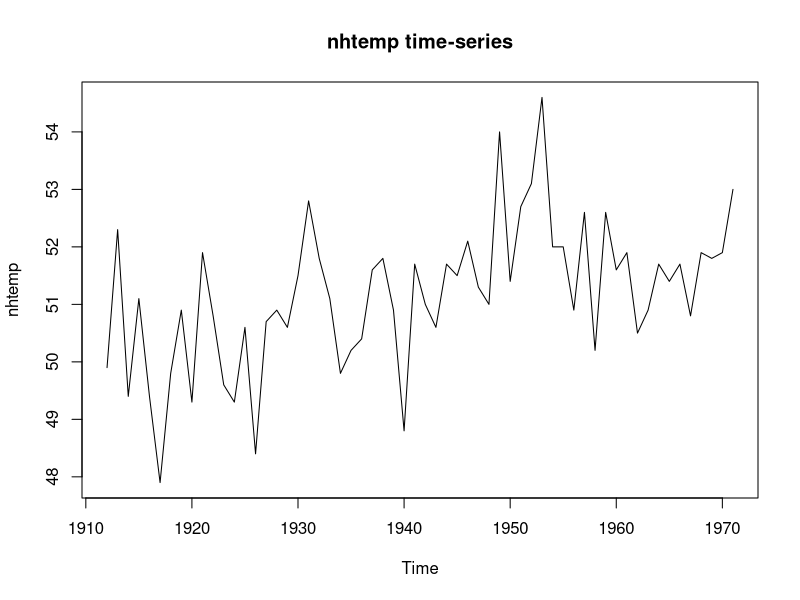
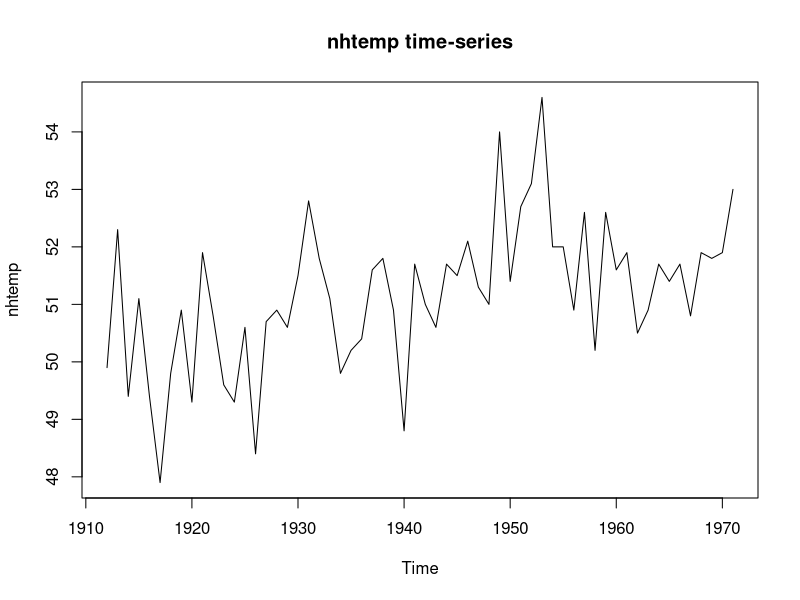
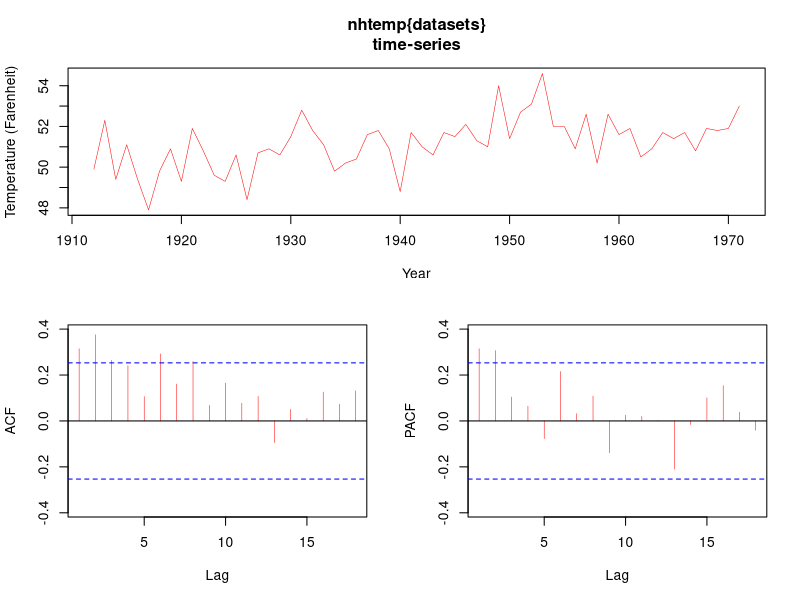
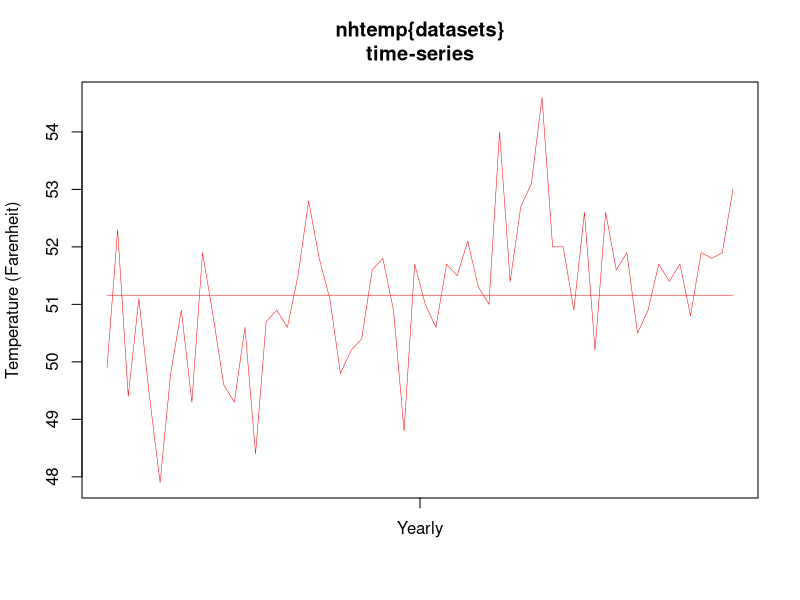
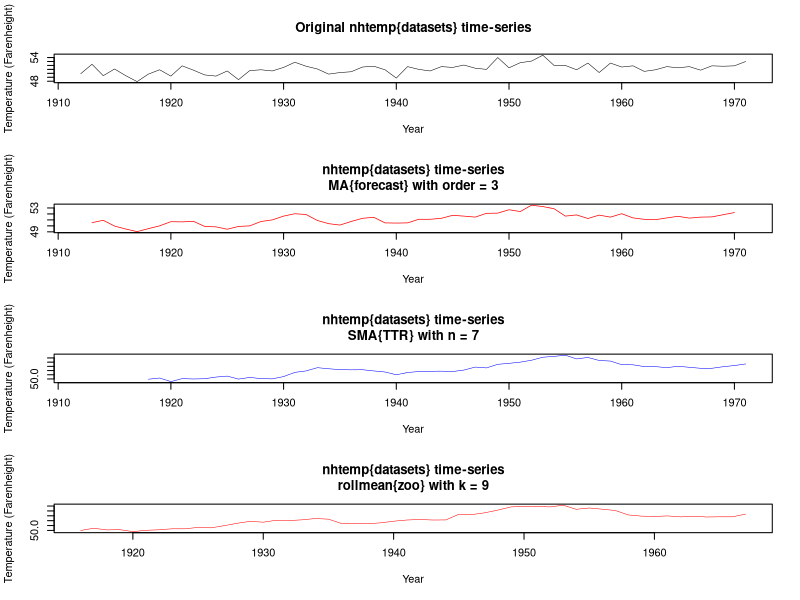
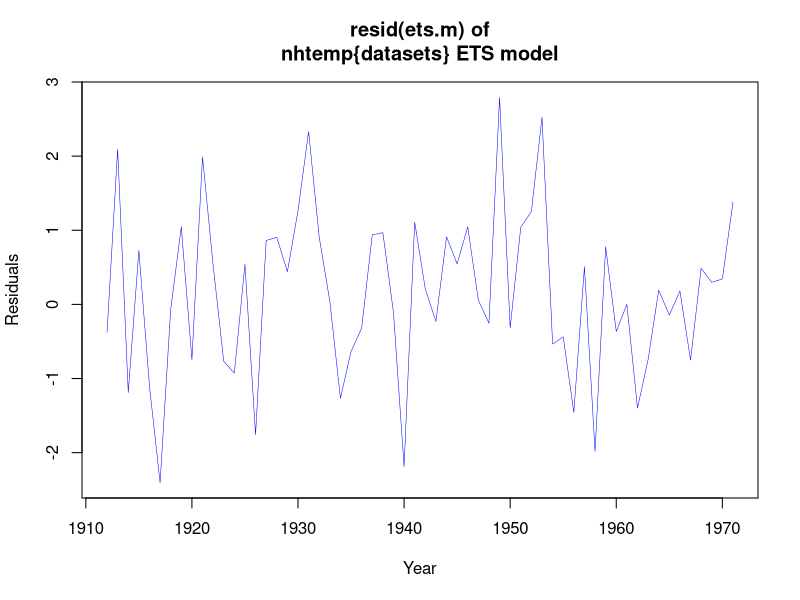
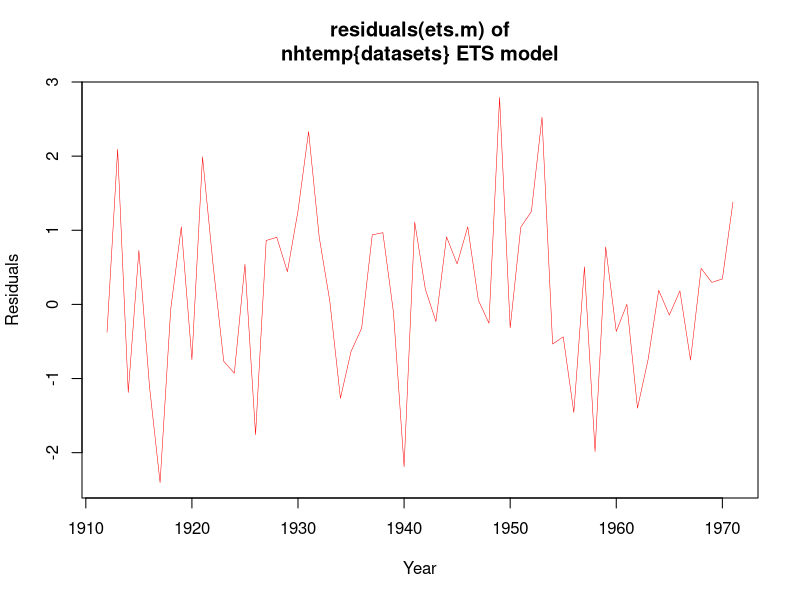
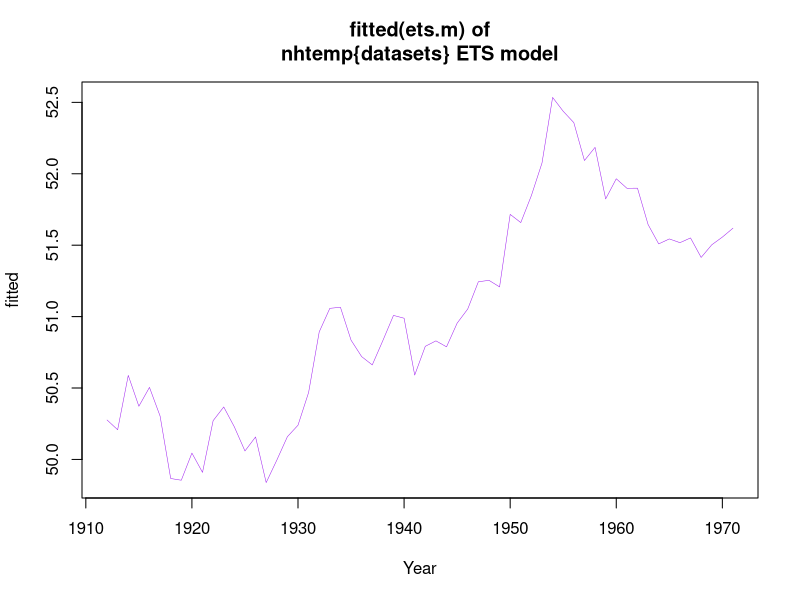

Write the R code that produced these figures, in order. (Note: this script raises an error after producing the figures.)
#----------------------------------------------------------------------------------
# 지수예측모델 ( Exponential forecasting models)
#----------------------------------------------------------------------------------
# 지수예측모델은, 시계열에서 미래수치를 예측하는데, 가장 널리 사용되는 접근법임.
# 다른 모델에 비해 단순하면서도, '단기미래예측'에 있어, 넓은 영역에서 많이 적용됨.
# 
#
# 시계열 성분을 분해(요소분해)하는 방법에 따라서, 지수예측모델을 아래와 같이 구분함 :
#
#   1) 단순지수모델 (simple exponential model) - '단일지수모델' 이라고도 함
#
#         Y[t] = Level[t] + Irregual
#
#       - 추세성분과 계절성분 모두 없지만, 시간[t]에서의 수준(Level = local mean)과
#         불규칙성분(Irregular Component)을 가짐
#
#   2) 이중지수모델 (double exponential model) - 'Holt 지수평활법' 이라고도 함
#         
#         Y[t] = Level[t] + Trend
#
#       - 시간[t]에서의 수준과 추세성분으로 구성된 시계열에 적합
#
#   3) 삼중지수모델 (triple exponential model) - 'Holt-Winters 지수평활법' 이라고도 함
#
#         Y[t] = Level[t] + Trend + Seasonal
#
#       - 시간[t]에서의 수준과 추세, 계절성분으로 구성된 시계열에 적합
#---------------------------------------
# R의 지수예측모델 지원 함수들
#   1) ets{forecast} function : Exponential smoothing state space model
#   2) HoltWinters{stats} function : Holt-Winters Filtering
#   3) ses{forecast} function : Exponential smoothing forecasts
#   4) holt{forecast} function : Exponential smoothing forecasts
#   5) hw{forecast} function : Exponential smoothing forecasts
#   6) tbats{forecast} function : TBATS model
#       Exponential smoothing state space model 
#       with Box-Cox transformation, ARMA errors, Trend and Seasonal components
#---------------------------------------
# 1) ets{forecast} function : Exponential smoothing state space model
#     - 'model' 인자는 '세문자'로 구성됨 (아래 참고)
#       첫문자 : 오차(error) 타입, 두번째 문자 : 추세(trend) 타입, 세번째 문자 : 계절(season) 타입
#       허용문자로는, 
#         (1) A : additive model, (2) M : multiplicative model, (3) N : none, (4) Z : 자동선택
#
#     ets(y, model = "ZZZ", damped = NULL, alpha = NULL, beta = NULL,
#         gamma = NULL, phi = NULL, additive.only = FALSE, lambda = NULL,
#         biasadj = FALSE, lower = c(rep(1e-04, 3), 0.8), 
#         upper = c(rep(0.9999, 3), 0.98), 
#         opt.crit = c("lik", "amse", "mse", "sigma", "mae"), nmse = 3,
#         bounds = c("both", "usual", "admissible"), ic = c("aicc", "aic", "bic"),
#         restrict = TRUE, allow.multiplicative.trend = FALSE,
#         use.initial.values = FALSE, na.action = c("na.contiguous", "na.interp", "na.fail"), ...)
#
#     where,
#         - y : a numeric vector or time series of class ts
#         - model : Usually a three-character string identifying method 
#                   using the framework terminology of Hyndman et al. (2002) and 
#                   Hyndman et al. (2008).
# 
#                   * The first letter  denotes  the 'error'  type   ("A", "M" or "Z").
#                   * The second letter denotes  the 'trend'  type   ("N","A","M" or "Z"). 
#                   * The third letter  denotes  the 'season' type   ("N","A","M" or "Z"). 
#
#                   In all cases, 
#                     * "N"=none, "A"=additive, "M"=multiplicative, "Z"=automatically selected.
#
#                   So, for example, 
#                       * "ANN" is simple exponential smoothing with additive errors, 
#                       * "MAM" is multiplicative Holt-Winters' method with multiplicative errors, 
#                   and so on.
#
#                   It is also possible for the model to be of class "ets", 
#                   and equal to the output from a previous call to ets. 
#                   In this case, the same model is fitted to y 
#                   without re-estimating any smoothing parameters.
#---------------------------------------
# 2) ses{forecast}, holt{forecast}, hw{forecast} functions 
#    - 위 ets() 함수를, 기본설정으로 사전에 지정한, 
#    - 편리하게 사용가능한 함수들.
#    - Returns forecasts and other information for exponential smoothing forecasts applied to y.
#    - ses{forecast}, holt{forecast} and hw{forecast} are simply convenient wrapper functions 
#      for forecast(ets(...)).
#    - An object of class "forecast".
#    - The function summary{base} is used to obtain and print a summary of the results, 
#      while the function plot{graphics} produces a plot of the forecasts and prediction intervals.
#    - The generic accessor functions fitted.values{stats} and residuals{stats}/resid{stats} extract 
#      useful features of the value returned by ets and associated functions.
#    - Usage :
#     
#       ses(y, h = 10, level = c(80, 95), fan = FALSE, initial = c("optimal", "simple"), 
#             alpha = NULL, lambda = NULL, biasadj = FALSE, x = y, ...)
#
#       holt(y, h = 10, damped = FALSE, level = c(80, 95), fan = FALSE,
#             initial = c("optimal", "simple"), exponential = FALSE, alpha = NULL,
#             beta = NULL, phi = NULL, lambda = NULL, biasadj = FALSE, x = y, ...)
#
#       hw(y, h = 2 * frequency(x), seasonal = c("additive", "multiplicative"),
#             damped = FALSE, level = c(80, 95), fan = FALSE, initial = c("optimal", "simple"), 
#             exponential = FALSE, alpha = NULL, beta = NULL, gamma = NULL, phi = NULL, 
#             lambda = NULL, biasadj = FALSE, x = y, ...)
#
#       where,
#           - y	: a numeric vector or time series of class ts
#           - h : number of periods for forecasting
#           - level : confidence level for prediction intervals
#           - lambda : Box-Cox transformation parameter. 
#                      If lambda="auto", then a transformation is automatically selected 
#                      using BoxCox.lambda. The transformation is ignored if NULL. 
#                      otherwise, data transformed before model is estimated.
#           - damped : If TRUE, use a damped trend
#           - *phi : Value of damping parameter if damped=TRUE. 
#                    If NULL, it will be estimated.
#           - exponential : If TRUE, an exponential trend is fitted. 
#                           otherwise, the trend is (locally) linear.
#           - seasonal : Type of seasonality in hw model. "additive" or "multiplicative"
#           - *alpha : Value of smoothing parameter for the level. 
#                      If NULL, it will be estimated.
#           - *beta : Value of smoothing parameter for the trend. 
#                     If NULL, it will be estimated.
#           - *gamma : Value of smoothing parameter for the seasonal component. 
#                      If NULL, it will be estimated.
#---------------------------------------
# 3) HoltWinters{stats} function
#   - Computes Holt-Winters Filtering of a given time series.
#   - Unknown parameters are determined by minimizing the squared prediction error.
#   - Usage :
#       
#       HoltWinters(x, alpha = NULL, beta = NULL, gamma = NULL,
#                   seasonal = c("additive", "multiplicative"),
#                   start.periods = 2, l.start = NULL, b.start = NULL, s.start = NULL,
#                   optim.start = c(alpha = 0.3, beta = 0.1, gamma = 0.1),
#                   optim.control = list())
#
#   - where,
#             - x : An object of class ts
#             - alpha : alpha parameter of Holt-Winters Filter
#             - beta : beta parameter of Holt-Winters Filter. 
#                      If set to FALSE, the function will do exponential smoothing.
#             - gamma : gamma parameter used for the seasonal component.
#                       If set to FALSE, an non-seasonal model is fitted.
#             - seasonal : Character string to select 
#                          an "additive" (the default) or "multiplicative" seasonal model.
#                          The first few characters are sufficient. 
#                          (Only takes effect if gamma is non-zero).
#---------------------------------------
# 4) tbats{forecast} function
#     - Fits a TBATS model applied to y, as described in De Livera, Hyndman & Snyder (2011). 
#     - Parallel processing is used by default to speed up the computations.
#     - Usage :
# 
#         tbats(y, use.box.cox = NULL, use.trend = NULL, use.damped.trend = NULL,
#               seasonal.periods = NULL, use.arma.errors = TRUE,
#               use.parallel = length(y) > 1000, num.cores = 2, bc.lower = 0,
#               bc.upper = 1, biasadj = FALSE, model = NULL, ...)
#     
#     - where,
#           - y : The time series to be forecast. 
#                 Can be numeric, msts or ts. 
#                 Only univariate time series are supported.
#           - use.box.cox : TRUE/FALSE indicates whether to use the Box-Cox transformation or not. 
#                           If NULL then both are tried and the best fit is selected by AIC.
#           - use.trend :  indicates whether to include a trend or not. 
#                          If NULL then both are tried and the best fit is selected by AIC.
#           - use.damped.trend : TRUE/FALSE indicates whether to include a damping parameter 
#                                in the trend or not. 
#                                If NULL then both are tried and the best fit is selected by AIC.
#           - use.arma.errors : TRUE/FALSE indicates whether to include ARMA errors or not. 
#                               If TRUE the best fit is selected by AIC. 
#                               If FALSE then the selection algorithm does not consider ARMA errors.
#           - use.parallel : TRUE/FALSE indicates whether or not to use parallel processing.
#           - num.cores : The number of parallel processes to be used if using parallel processing.
#                         If NULL then the number of logical cores is detected and 
#                         all available cores are used.
#           - model : Output from a previous call to tbats. 
#                     If model is passed, this same model is fitted to y 
#                     without re-estimating any parameters.
#---------------------------------------
# 지수예측모델 유형별 함수들 정리
#   1) 단순지수예측모델
#       - 적용 파라미터 : Level[t]
#       - 함수 : ets(ts, model = 'ANN') or ses(ts)
#   2) 이중지수예측모델
#       - 적용 파라미터 : Level[t], Slope(= Trend)
#       - 함수 : ets(ts, model = 'AAN') or holt(ts)
#   3) 삼중지수예측모델
#       - 적용 파라미터 : Level[t], Slope(= Trend), Seasonal
#       - 함수 : ets(ts, model = 'AAA') or hw(ts)
#----------------------------------------------------------------------------------

#----------------------------------------------------------------------------------
# 1. 단순지수평활법 (simple exponential smoothing)
#----------------------------------------------------------------------------------
# 단기적 미래 예측을 위해, 기존 시계열 자료의 가중평균을 사용.
# 가중치는, 현재에서 -> 과거로 멀리 거슬러 갈수록, 지수적으로 감소하도록 선택
#
# (**주의**) 시계열에 추세(trend)와 계절(season) 성분이 없음을 가정함
#
# 시계열 자료의 관측치는 아래와 같이 기술됨 :
#
#       Y[t] = 시간수준(level) + 불규칙성분(irregular)
#
# Y[t+1]에서의, 1 단계 선행예측(1-step ahead forecasting)은 아래와 같음 :
#
#       Y[t+1] = c0*Y[t] + c1*Y[t-1] + c2*Y[t-2] + c3*Y[t-3] + ...
#
#       where,
#         - 가중치 c[i] = alpha(1 - alpha), (i=0,1,2,..., 0<= alpha <= 1)
#         - 가중치 c[i] 의 합은 1
#         - 1단계 선행 예측치는, 시계열의 현재 수치와 과거 모든 수치의 가중평균이 됨
#         - alpha 파라미터 : 가중치의 감소율을 통제.
#                            if 1에 가까울수록, 최근시점의 관측치에 보다 높은 가중치 부여.
#                            if 0에 가까울수록, 과거시점의 관측치에 보다 높은 가중치 부여.
#                            이 파라미터이 값은 자동선택됨 (적합기준의 최적화를 위해서)
#         - 최적화된 적합기준이란 ? 
#           통상 적합기준은, 실제값(시계열 관측치)과 예측값(적합시킨 모형을 통한) 간의 오차제곱의 합
#---------------------------------------
#

###
# time-series data : nhtemp{datasets}
# 1912 ~ 1971, Conneticut State, New Haven Region's annual mean temperatures (by Farenheit)
# No obvious trend since yearly time-series data doesn't have seasons.
# So, simple exponential model sets fit to this time-series.
#
# 1-step ahead forecasting using ets{forecast} function

library(forecast)
data("nhtemp")

nhtemp

class(nhtemp)
start(nhtemp)
end(nhtemp)
cycle(nhtemp)
tsp(nhtemp)
frequency(nhtemp)
findfrequency(nhtemp)

library(zoo)
index(nhtemp)
coredata(nhtemp)
summary(nhtemp)

#-------------------
graphics.off()

plot(nhtemp, main = 'nhtemp time-series')
ts.plot(nhtemp, main = 'nhtemp time-series')
tsdisplay(nhtemp,
          main = 'nhtemp{datasets}\ntime-series', 
          points = FALSE,
          xlab = 'Year',
          ylab = 'Temperature (Farenheit)',
          col = 'red',
          lty = 1,
          lwd = .5,
          ci.type = c('white'), # 'white' or 'ma'
          na.action = na.interp)  # useful options : na.pass or na.interp

monthplot(x = nhtemp,
          ylab = 'Temperature (Farenheit)', 
          main = 'nhtemp{datasets}\ntime-series',
          col = 'red',
          labels = 'Yearly',
          lty = 1,
          lwd = .5)

# library(colorspace)
# pal = choose_palette()

# seasonplot(x = nhtemp, 
#            s = findfrequency(nhtemp), 
#            year.labels = TRUE, 
#            year.labels.left = TRUE, 
#            main = 'nhtemp time-series', 
#            xlab = 'Year', 
#            ylab = 'Temperature (Farenheit)', 
#            col = pal(60))

#-------------------
graphics.off()
op <- par(mfrow = c(4,1))

plot(nhtemp, 
     col = 'black',
     lty = 1,
     lwd = .5,
     xlab = 'Year',
     ylab = 'Temperature (Farenheight)',
     main = 'Original nhtemp{datasets} time-series')

library(forecast)
plot(ma(x = nhtemp, order = 3), 
     col = 'red',
     lty = 1,
     lwd = .7,
     xlab = 'Year',
     ylab = 'Temperature (Farenheight)',
     main = 'nhtemp{datasets} time-series\nMA{forecast} with order = 3')

library(TTR)
plot(SMA(x = nhtemp, n = 7), 
     col = 'blue',
     lty = 1,
     lwd = .5,
     xlab = 'Year',
     ylab = 'Temperature (Farenheight)',
     main = 'nhtemp{datasets} time-series\nSMA{TTR} with n = 7')

library(zoo)
plot(rollmean(x = nhtemp, k = 9), 
     col = 'red',
     lty = 1,
     lwd = .5,
     xlab = 'Year',
     ylab = 'Temperature (Farenheight)',
     main = 'nhtemp{datasets} time-series\nrollmean{zoo} with k = 9')

par(op)

#-------------------
# Model('ANN') : Auto Irregular + None Trend + None Seasonality
(
  ets.m <- ets(y = nhtemp, 
             model = 'ANN', 
             additive.only = FALSE,  # FALSE(default), TRUE(additive model only) 
             lambda = NULL,          # NULL(default), 'auto' 
             opt.crit = 'lik',
             biasadj = TRUE,
             na.action = na.pass)
)

summary(ets.m)

class(ets.m)
mode(ets.m)
names(ets.m)

accuracy(ets.m)


graphics.off()

plot(resid(ets.m),
     col = 'blue',
     lty = 1,
     lwd = .5,
     xlab = 'Year',
     ylab = 'Residuals',
     main = 'resid(ets.m) of\nnhtemp{datasets} ETS model')

plot(resid(ets.m),
     col = 'red',
     lty = 1,
     lwd = .5,
     xlab = 'Year',
     ylab = 'Residuals',
     main = 'residuals(ets.m) of\nnhtemp{datasets} ETS model')

plot(fitted(ets.m),
     col = 'purple',
     lty = 1,
     lwd = .5,
     xlab = 'Year',
     ylab = 'fitted',
     main = 'fitted(ets.m) of\nnhtemp{datasets} ETS model')

plot(fitted.values(ets.m),
     col = 'purple',
     lty = 1,
     lwd = .5,
     xlab = 'Year',
     ylab = 'fitted.values',
     main = 'fitted.values(ets.m)\nof nhtemp{datasets} ETS model')

plot(ets.m$states,
     col = 'red',
     lty = 1,
     lwd = .5,
     xlab = 'Year',
     ylab = 'l',
     main = 'ets.m$states of\nnhtemp{datasets} ETS model')

ets.m$components
ets.m$series
ets.m$method
ets.m$states

plot(ets.m$initstate)

ets.m$fit

#-------------------
( ets.fcst <- forecast(object = ets.m, h = 1) ) # 1-step ahead forecasting

class(ets.fcst)
mode(ets.fcst)
names(ets.fcst)

ets.fcst$model
ets.fcst$mean
ets.fcst$level
ets.fcst$x
ets.fcst$upper
ets.fcst$lower
ets.fcst$fitted
ets.fcst$method
ets.fcst$series
ets.fcst$residuals

#-------------------
graphics.off()

plot(ets.fcst,
     col = 'purple',
     lty = 1,
     lwd = .5,
     xlab = 'Year',
     ylab = 'Temperature (Farenheit)',
     main = 'Forecasts of\nnhtemp{datasets} ETS model')


#----------------------------------------------------------------------------------
# 2. Holt, Holt-Winters 지수평활법 (Holt & Holt-Winters exponential smoothing)
#----------------------------------------------------------------------------------
# (1) Holt exponential smoothing
#     - 전체시간수준(Level)과 추세(Trend)가 있는 시계열에 적합
#     - 시간 t 에서의 모델은, 아래와 같음 :
#         
#         Y[t] = 수준(level)[t] + 기울기(slope)[t]*t + 불규칙(irregular)[t]
#
# (2) Holt-Winters exponential smoothing
#     - 전체시간수준(Level), 추세(Trend), 계절성분(Seasonality)이 있는 시계열에 적합
#     - 시간 t 에서의 모델은, 아래와 같음 :
#
#         Y[t] = 수준(level)[t] + 기울기(slope)[t] * t + 계절(seasonal)[t] + 불규칙(irregular)[t]
#
#       where,
#             - season[t] : 시간 t 에서의, 계절효과(seasoanl effect)
#             - alpha, beta parameters 외에, 
#               gamma parameter가 계절성분(seasonal component)의 지수효과(exponential effect)를 통제
#             - alpha, beta, gamma parameters : 0<= parameter <= 1
#               이 파라미터의 값이 클수록, 계절효과(seasonal effect)의 계산시, 
#               최근 시점의 관측치에 큰 가중치를 부여.
#---------------------------------------
#

###
# time-series data : AirPassengers{datasets}
# 1949 ~ 1960, Monthly Airline Passenger Numbers
#
# The classic Box & Jenkins (ARIMA) airline data. 
# Monthly totals of international airline passengers, 1949 to 1960.
#
# Yes Trend, Yes Seasonal, Yes Irregular components
#
# 12-step ahead forecasting using ets{forecast} function

data("AirPassengers")

AirPassengers

class(AirPassengers)

start(AirPassengers)
end(AirPassengers)
frequency(AirPassengers)
findfrequency(AirPassengers)

cycle(AirPassengers)
tsp(AirPassengers)

library(zoo)
index(AirPassengers)
coredata(AirPassengers)

#-------------------
graphics.off()

plot(AirPassengers, 
     col = 'red',
     lty = 1,
     lwd = 3,
     xlab = 'Month',
     ylab = 'Passengers',
     main = 'AirPassengers{datasets} time-series')

ts.plot(AirPassengers, 
        col = 'blue',
        lty = 1,
        lwd = 3,
        xlab = 'Month',
        ylab = 'Passengers',
        main = 'AirPassengers{datasets} time-series')

tsdisplay(AirPassengers,
          main = 'AirPassengers{datasets}\ntime-series', 
          points = FALSE,
          xlab = 'Year',
          ylab = 'Passengers',
          col = 'red',
          lty = 1,
          lwd = .5,
          ci.type = c('white'), # 'white' or 'ma'
          na.action = na.interp)  # useful options : na.pass or na.interp

monthplot(x = AirPassengers,
          ylab = 'Passengers', 
          main = 'AirPassengers{datasets}\ntime-series',
          col = 'blue',
          # labels = c(),
          lty = 1,
          lwd = 3)

library(colorspace)
( pal = choose_palette() )
pal(20)

seasonplot(x = AirPassengers,
           s = findfrequency(AirPassengers),
           year.labels = TRUE,
           year.labels.left = FALSE,
           main = 'AirPassengers{datasets}\ntime-series',
           xlab = 'Month',
           ylab = 'Passengers',
           col = pal(12), lty = 3, lwd = 2)

#-------------------
library(forecast)

# Model('AAA') : Auto Irregular + Auto Trend + Auto Seasonality
(
  ets.m <- ets(log(AirPassengers), model = 'AAA')
  
  # ets.m <- ets(log(AirPassengers), model = 'AAA', additive.only = TRUE)
  
  # ets.m <- ets(y = log(AirPassengers), 
  #              model = 'AAA', 
  #              additive.only = TRUE,  # FALSE(default), TRUE(additive model only)
  #              na.action = na.pass)
)

accuracy(ets.m)

#-------------------
( ets.fcst <- forecast(ets.m, h = 12) ) # 12-steps ahead forecasting
names(ets.fcst)
#-------------------
graphics.off()
op <- par(mfrow = c(2,1))

plot(ets.fcst,
     col = 'blue',
     lty = 1,
     lwd = .5,
     xlab = 'Year',
     ylab = 'log(Passengers)',
     main = 'Forecasts of\nAirPassengers{datasets} ETS model')
#-------
( ets.fcst$x <- exp(ets.fcst$x) )
( ets.fcst$mean <- exp(ets.fcst$mean) )
( ets.fcst$lower <- exp(ets.fcst$lower) )
( ets.fcst$upper <- exp(ets.fcst$upper) )
( ets.fcst$fitted <- exp(ets.fcst$fitted) )

( p <- cbind(ets.fcst$mean, ets.fcst$lower, ets.fcst$upper) )
class(p)      # ts/mts/matrix
dimnames(p)   # for ts/mts/matrix

dimnames(p)[[2]] <- c('mean','Lo 80','Lo 95','Hi 80','Hi 95')
p
#-------
plot(ets.fcst,
     col = 'blue',
     lty = 1,
     lwd = .5,
     xlab = 'Year',
     ylab = 'Passengers',
     main = 'Forecasts of\nAirPassengers{datasets} ETS model')

par(op)


#----------------------------------------------------------------------------------
# 3. ets{forecast} function & 자동예측 (automated forecasting)
#----------------------------------------------------------------------------------
# (1) ets{forecast} 함수의 부가적 기능들
#     - 지수모델(exponential model)을 승법모델로 적합화
#       가법모델(additive model)을 위해, 필요시 시계열 자료에 로그변환(log함수적용) 부과하고,
#       모델 적합 수행. 대안으로, 원 시계열 자료를 승법모델(multiplicative)로 적합화 가능.
#       따라서, 원 시계열 자료의 수치단위로, 정확도 통계와 예측치들을 표시가능.
#     - 시계열 자료에서, 
#       추세(trend)성분은 가법적(addtive)이지만, 
#       계절(season)과 불규칙(irregular) 성분은 승법적(multiplicative)임을,
#       가정함
#     - 완화성분의 첨가 :
#       시계열 예측은, 추세(trend)가 영원히 지속될 것으로 가정.
#       완화성분은, 추세(trend)를 일정기간, 수평점근선에 부과함.
#       따라서, 많은 경우에, 완화된 모델은, 보다 현실적인 예측을 가능하게 함.
#     - 자동예측 수행 :
#       시계열 자료에 가장 적합한 모델을, 자동으로 선택가능.
#---------------------------------------
#

###
# time-series data : JohnsonJohnson{datasets}
# 1960 ~ 1980, Quarterly earnings (dollars) per Johnson & Johnson share
#
# Yes Trend, Yes Seasonal, Yes Irregular components
#
# 12-step ahead forecasting using ets{forecast} function

data(JohnsonJohnson)

#-------
graphics.off()
plot(decompose(JohnsonJohnson), col = 'red', lty = 1, lwd = .6)
title(main = '\n- JohnsonJohnson{datasets} -')

#-------
library(forecast)
( ets.m <- ets(JohnsonJohnson) )    # ETS(M,A,A) 

# 어떤 모델도 지정하기 않았기 때문에, 적합한 기준을 찾기위해,
# 광범위한 모형배열의 검색작업 수행.
#
# 선택된 모형은, 1) 추세(Trend)  2) 계절(Seasonal)  3) 불규칙(Irregular) 성분의
# 승법모델(Multiplicative model) 임
#
#   - ETS(M,A,A) : 불규칙(irregular)성분 유형이, 'M'(Multiplicative, 승법모델)으로 
#                  결정됨

#-------
graphics.off()
plot(forecast(ets.m, h = 12),
     col = 'blue',
     lty = 1,
     lwd = .6,
     xlab = 'Year',
     ylab = 'Quarterly earninings (dollar)',
     main = 'Forecasts of\nJohnsonJohnson{datasets} ETS model')


#---------------------------------------------
# Forecasting using ses{forecast} function
# suitable for Y[t] = Irrregular[t] + Trend[t] (No Seasonal)
#---------------------------------------------
data("nhtemp")
nhtemp

(
  # ses.m <- ses(y = nhtemp,
  #              h = 12,
  #              level = c(80, 95),
  #              initial = 'optimal')
  
  # Automated model fitting & forecasting with h = 10
  ses.m <- ses(nhtemp, h = 12)   # h = 10 automatically
)

accuracy(ses.m)

class(ses.m)
mode(ses.m)
names(ses.m)

ses.m$model
ses.m$series
ses.m$level
ses.m$method

ses.m$x
ses.m$fitted
ses.m$residuals

ses.m$mean
ses.m$lower
ses.m$upper

#-------
graphics.off()
plot(ses.m,
     col = 'blue',
     lty = 1,
     lwd = .6,
     xlab = 'Year',
     ylab = 'Temperature (Farenheit)',
     main = 'Forecasts of\nnhtemp{datasets} ETS model')

#-------
plot(forecast(ses.m, h = 12),
     col = 'red',
     lty = 1,
     lwd = .6,
     xlab = 'Year',
     ylab = 'Temperature (Farenheit)',
     main = 'Forecasts of\nnhtemp{datasets} ETS model')

# Error in forecast.forecast(ses.m, h = 12) : 
# Please select a longer horizon when the forecasts are first computed
# solution: 이 오류가 발생하는 이유는, 모형에서 예측된 개수(h인자)보다
#           많은 예측값을 플롯하려고 시도할 때 발생. 따라서,
#           플롯 함수에서, 예측된 개수 지정시, 모형에서는 몇개의 예측값이
#           발생햇는지 확인해서 맞추어 줄것!!!

#---------------------------------------------
# Forecasting using holt{forecast} function
# suitable for Y[t] = Irrregular[t] + Trend[t] (No Seasonal)
#---------------------------------------------
data(nhtemp)

(
  # holt.m <- holt(y = nhtemp, 
  #                h = 12, 
  #                level = c(80, 95), 
  #                # exponential = TRUE 
  #                exponential = FALSE
  #             )
  
  # Automated model fitting & forecasting with h = 10
  holt.m <- holt(nhtemp)   # h = 10 automatically
)

accuracy(holt.m)

class(holt.m)
mode(holt.m)
names(holt.m)

holt.m$model
holt.m$series
holt.m$level
holt.m$method

holt.m$x
holt.m$fitted
holt.m$residuals

holt.m$mean
holt.m$lower
holt.m$upper

#-------
graphics.off()
plot(holt.m,
     col = 'blue',
     lty = 1,
     lwd = .6,
     xlab = 'Year',
     ylab = 'Temperature (Farenheit)',
     main = 'Forecasts of\nnhtemp{datasets} ETS model')

#-------
plot(forecast(holt.m, h = 10),
     col = 'red',
     lty = 1,
     lwd = .6,
     xlab = 'Year',
     ylab = 'Temperature (Farenheit)',
     main = 'Forecasts of\nnhtemp{datasets} ETS model')

# Error in forecast.forecast(holt.m, h = 12) : 
# Please select a longer horizon when the forecasts are first computed
# solution: 이 오류가 발생하는 이유는, 모형에서 예측된 개수(h인자)보다
#           많은 예측값을 플롯하려고 시도할 때 발생. 따라서,
#           플롯 함수에서, 예측된 개수 지정시, 모형에서는 몇개의 예측값이
#           발생햇는지 확인해서 맞추어 줄것!!!

#---------------------------------------------
# Forecasting using hw{forecast} function
# suitable for Y[t] = Irregular[t] + Trend[t] + Seasonal[t] ( All components )
#---------------------------------------------
data(JohnsonJohnson)

( 
  # hw.m <- hw(y = JohnsonJohnson, 
  #            h = 12, 
  #            # seasonal = 'multiplicative',
  #            seasonal = 'additive', 
  #            level = c(80, 95), 
  #            # exponential = FALSE
  #            exponential = TRUE
  #           )
  
  # Automated model fitting & forecasting with h = 8
  hw.m <- hw(JohnsonJohnson)
)

accuracy(hw.m)

class(hw.m)
mode(hw.m)
names(hw.m)

hw.m$model
hw.m$series
hw.m$level
hw.m$method

hw.m$x
hw.m$fitted
hw.m$residuals

hw.m$mean
hw.m$lower
hw.m$upper

#-------
graphics.off()
plot(hw.m,
     col = 'blue',
     lty = 1,
     lwd = .6,
     xlab = 'Year',
     ylab = 'Quarterly earninings (dollar)',
     main = 'Forecasts of\nJohnsonJohnson{datasets} ETS model')

#-------
plot(forecast(hw.m, h = 8),
     col = 'red',
     lty = 1,
     lwd = .6,
     xlab = 'Year',
     ylab = 'Quarterly earninings (dollar)',
     main = 'Forecasts of\nJohnsonJohnson{datasets} ETS model')

# Error in forecast.forecast(holt.m, h = 12) : 
# Please select a longer horizon when the forecasts are first computed
# solution: 이 오류가 발생하는 이유는, 모형에서 예측된 개수(h인자)보다
#           많은 예측값을 플롯하려고 시도할 때 발생. 따라서,
#           플롯 함수에서, 예측된 개수 지정시, 모형에서는 몇개의 예측값이
#           발생햇는지 확인해서 맞추어 줄것!!!

#---------------------------------------------
# Forecasting using HoltWinters{forecast} function
# suitable for Y[t] = Irregular[t] + Trend[t] + Seasonal[t] ( All components )
#---------------------------------------------
data(JohnsonJohnson)

( 
  HoltWinters.m <- HoltWinters(x = JohnsonJohnson,
                               seasonal = 'multiplicative')
                               # seasonal = 'additive')
  
  # Automated model fitting & forecasting with h = 8
  # HoltWinters.m <- HoltWinters(JohnsonJohnson)
)
#-----------------

class(HoltWinters.m)
mode(HoltWinters.m)
names(HoltWinters.m)

HoltWinters.m$x
HoltWinters.m$fitted

HoltWinters.m$alpha
HoltWinters.m$beta
HoltWinters.m$gamma

HoltWinters.m$coefficients
HoltWinters.m$seasonal
HoltWinters.m$SSE
HoltWinters.m$call

#-------
graphics.off()
plot(HoltWinters.m,
     col = 'blue',
     lty = 1,
     lwd = .6,
     xlab = 'Year',
     ylab = 'Quarterly earninings (dollar)',
     main = 'Forecasts of\nJohnsonJohnson{datasets} ETS model')

#-------
( HoltWinters.fcst <- forecast(object = HoltWinters.m, h = 8) )

class(HoltWinters.fcst)
mode(HoltWinters.fcst)
names(HoltWinters.fcst)

HoltWinters.fcst$method
HoltWinters.fcst$model
HoltWinters.fcst$level
HoltWinters.fcst$series

HoltWinters.fcst$x
HoltWinters.fcst$fitted
HoltWinters.fcst$residuals

HoltWinters.fcst$mean
HoltWinters.fcst$lower
HoltWinters.fcst$upper

#-------
graphics.off()
plot(HoltWinters.fcst,
     col = 'blue',
     lty = 1,
     lwd = .6,
     xlab = 'Year',
     ylab = 'Quarterly earninings (dollar)',
     main = 'Forecasts of\nJohnsonJohnson{datasets} ETS model')

#-------
plot(forecast(HoltWinters.m, h = 8),
     col = 'red',
     lty = 1,
     lwd = .6,
     xlab = 'Year',
     ylab = 'Quarterly earninings (dollar)',
     main = 'Forecasts of\nJohnsonJohnson{datasets} ETS model')

# Error in forecast.forecast(HoltWinters.m, h = 12) : 
# Please select a longer horizon when the forecasts are first computed
# solution: 이 오류가 발생하는 이유는, 모형에서 예측된 개수(h인자)보다
#           많은 예측값을 플롯하려고 시도할 때 발생. 따라서,
#           플롯 함수에서, 예측된 개수 지정시, 모형에서는 몇개의 예측값이
#           발생햇는지 확인해서 맞추어 줄것!!!



#---------------------------------------------
# Forecasting using tbats{forecast} function
# suitable for Y[t] = Irregular[t] + Trend[t] + Seasonal[t] ( All components )
#---------------------------------------------
data(JohnsonJohnson)

# system.time(expr = {
#   tbats.m <- tbats(y = JohnsonJohnson,
#                    use.box.cox = TRUE,            # TRUE, FALSE, NULL (tried and selected)
#                    use.trend = TRUE,              # TRUE, FALSE, NULL (tried and selected)
#                    use.arma.errors = TRUE,        # TRUE, FALSE
#                    use.parallel = TRUE,           # TRUE, FALSE
#                    # use.parallel = FALSE,        # TRUE, FALSE
#                    num.cores = NULL)
#   
#   print(tbats.m)
# }, gcFirst = TRUE)
  
# Automated model fitting & forecasting with h = 8
system.time(expr = {
  tbats.m <- tbats(JohnsonJohnson)

  print(tbats.m)
}, gcFirst = TRUE)

#-----------------
class(tbats.m)
mode(tbats.m)
names(tbats.m)

tbats.m$x
tbats.m$y
tbats.m$fitted
tbats.m$fitted.values
tbats.m$errors

tbats.m$alpha
tbats.m$beta
tbats.m$gamma.one.values
tbats.m$gamma.two.values
tbats.m$lambda
tbats.m$damping.parameter

tbats.m$ar.coefficients
tbats.m$ma.coefficients
tbats.m$likelihood
tbats.m$optim.return.code

tbats.m$variance
tbats.m$AIC
tbats.m$parameters
tbats.m$seed.states

tbats.m$seasonal.periods
tbats.m$k.vector
tbats.m$p
tbats.m$q

tbats.m$call
tbats.m$series
tbats.m$method

#-------
graphics.off()
plot(tbats.m,
     col = 'red',
     lty = 1,
     lwd = .5,
     xlab = 'Year',
     main = 'Forecasts of JohnsonJohnson{datasets}\nTBATS model')

#-------
( tbats.fcst <- forecast(object = tbats.m, h = 12) )

class(tbats.fcst)
mode(tbats.fcst)
names(tbats.fcst)

tbats.fcst$method
tbats.fcst$model
tbats.fcst$level
tbats.fcst$series

tbats.fcst$x
tbats.fcst$fitted
tbats.fcst$residuals

tbats.fcst$mean
tbats.fcst$lower
tbats.fcst$upper

#-------
graphics.off()
plot(tbats.fcst,
     col = 'blue',
     lty = 1,
     lwd = .6,
     xlab = 'Year',
     ylab = 'Quarterly earninings (dollar)',
     main = 'Forecasts of\nJohnsonJohnson{datasets} TBATS model')

#-------
plot(forecast(tbats.fcst, h = 12),
     col = 'red',
     lty = 1,
     lwd = .6,
     xlab = 'Year',
     ylab = 'Quarterly earninings (dollar)',
     main = 'Forecasts of\nJohnsonJohnson{datasets} TBATS model')

# Error in forecast.forecast(tbats.m, h = 12) : 
# Please select a longer horizon when the forecasts are first computed
# solution: 이 오류가 발생하는 이유는, 모형에서 예측된 개수(h인자)보다
#           많은 예측값을 플롯하려고 시도할 때 발생. 따라서,
#           플롯 함수에서, 예측된 개수 지정시, 모형에서는 몇개의 예측값이
#           발생햇는지 확인해서 맞추어 줄것!!!
